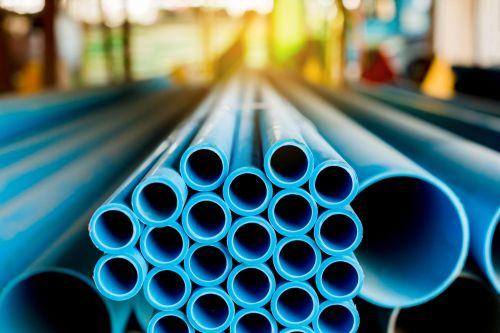
#> input picture day2-assignment/test-images/sample_image2.jpeg, 500 x 333 px, found by its file name
$ jupyter execute circle-detector-nb-playground.ipynb
#> lines starting #> are read from the running program, lines starting #| are printed output that depends on the picture; after the words box and inside, x2 and y2 are one past the last pixel; in counts of white or black regions, pixels touching at a corner belong together
[cell 1]
import cv2
import matplotlib.pyplot as plt
import numpy as np
import os
import tkinter as tk
from tkinter import filedialog, ttk

[cell 2]
input_dir = 'test-images'
output_dir = 'results'

[cell 3]
def preprocess_image(image_path):
    ## load and preprocess image for circle detection
    img = cv2.imread(image_path)
    gray = cv2.cvtColor(img, cv2.COLOR_BGR2GRAY)
    gray = cv2.GaussianBlur(gray, (9, 9), 1.5) # third is the sigma value

    return img, gray

[cell 4]
def plot_image(img, output):
    plt.subplot(1,2,1)
    plt.imshow(cv2.cvtColor(img, cv2.COLOR_BGR2RGB))
    plt.axis('off')
    plt.title('Image')
    plt.subplot(1,2,2)
    plt.imshow(cv2.cvtColor(output, cv2.COLOR_BGR2RGB))
    plt.axis('off')
    plt.title('Detected Circles')
    plt.show()

[cell 5]
def detect_circles(gray,param1=100, param2=30, auto_params=False):
    ## detect circles using HoughCircles
    ## auto detect param1 and param2 based on image properties
    ## brute force algorithm to find optimal param1 and param2:
    if auto_params:
        for param1 in range(50, 151, 20):
            for param2 in range(20, 101, 10):
                circles = cv2.HoughCircles(gray,
                                           cv2.HOUGH_GRADIENT,
                                           dp=1,
                                           minDist=20,
                                           param1=param1,
                                           param2=param2,
                                           minRadius=0,
                                           maxRadius=0)


    circles = cv2.HoughCircles(gray,
                               cv2.HOUGH_GRADIENT,
                               dp=1,
                               minDist=5,
                               param1=param1,
                               param2=param2,
                               minRadius=10,
                               maxRadius=100)
    return circles[0] if circles is not None else []

### Canny Edge Detection
>  Hough Transform uses Canny Edge Detection

The Canny edge detection algorithm can be broken down into 5 steps:

- Step 1: Smooth the image using a Gaussian filter to remove high frequency noise.
- Step 2: Compute the gradient intensity representations of the image.
- Step 3: Apply non-maximum suppression to remove “false” responses to to edge detection.
- Step 4: Apply thresholding using a lower and upper boundary on the gradient values.
- Step 5: Track edges using hysteresis by suppressing weak edges that are not connected to strong edges.

[cell 6]
def visualize_circles(img, circles, save_path=None):
    ## draw detected circles on the image
    output = img.copy()
    for (x, y, r) in circles:
        x = int(x)
        y = int(y)
        r = int(r)

        cv2.circle(output, (x, y), r, (0, 255, 0), 4) # circle outline
        cv2.rectangle(output, (x - 5, y - 5), (x + 5, y + 5), (0, 0, 255), -1) # circle center

    if save_path:
        cv2.imwrite(save_path, output)
        print(f"Image with detected circles saved at: {save_path}")

    return output

[cell 7]
def calculate_statistics(circles):
    ## calculate statistics of detected circles

    ## save statistics to a text file
    radii = [r for (x,y,r) in circles]
    if len(radii) == 0:
        return 0, 0, 0
    mean_radius = np.mean(radii)
    min_radius = np.min(radii)
    max_radius = np.max(radii)
    ## returns a dictionary of statistics
    stats = {
        "mean radius": mean_radius,
        "min radius": min_radius,
        "max radius": max_radius,
        "# circles": len(radii),
        ## more statistics


    }
    return stats

[cell 8]
def main():
    img_path = input("Enter the file name of the image: ").strip()
#> the answer given: test-images/sample_image2.jpeg
    if not img_path:
        img_path = 'sample_image2.jpeg' #default image

    img_path = os.path.join(input_dir, img_path)

    img, preprocessed_img = preprocess_image(img_path)
#> in preprocess_image, img is the input picture: shape (333, 500, 3); mean B, G, R 113.8, 112.8, 78.2
#> in preprocess_image, `gray = cv2.cvtColor(img, cv2.COLOR_BGR2GRAY)`:
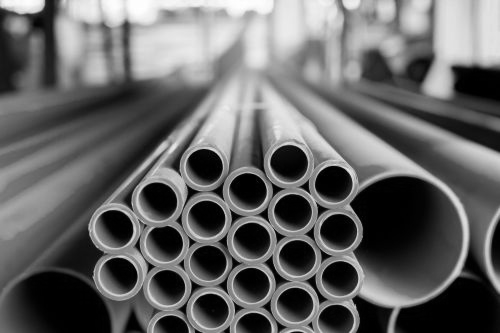
#> gray: shape (333, 500); min 0, max 255, mean 102.6
#> in preprocess_image, `gray = cv2.GaussianBlur(gray, (9, 9), 1.5)`:
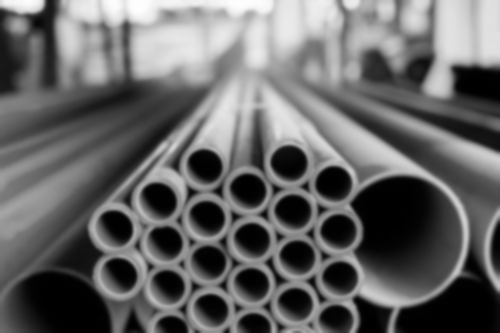
#> gray: shape (333, 500); min 0, max 254, mean 102.6
    circles = detect_circles(preprocessed_img)
#> in detect_circles, `circles = cv2.HoughCircles(gray, cv2.HOUGH_GRADIENT, dp=1, minDist=5, ..`: circles = 331 rows, first 8: [396.5, 239.5, 67.5], [400.5, 236.5, 62.5], [394.5, 228.5, 78.5], [208.5, 204.5, 67.5], [264.5, 165.5, 89.5], [392.5, 235.5, 69.5], [392.5, 243.5, 79.6], [257.5, 169.5, 70.8]
    output = visualize_circles(img, detect_circles(preprocessed_img), save_path = os.path.join(output_dir,'circles_' + os.path.basename(img_path)))
#> the loop in visualize_circles, `for (x, y, r) in circles:` made 331 passes
#> (x, y, r) on passes 1 to 3: (396, 239, 67), (400, 236, 62), (394, 228, 78)
#> after the loop in visualize_circles, `for (x, y, r) in circles:`:
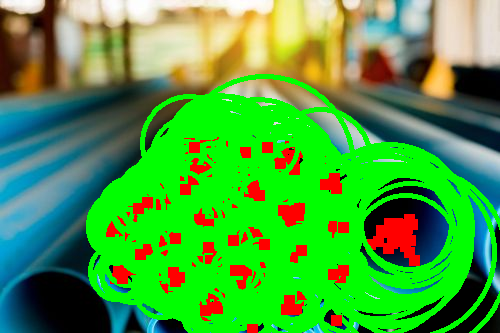
#> output: shape (333, 500, 3); mean B, G, R 59.3, 162, 73.5
    plot_image(img, output)
#> in plot_image, `plt.show()`:
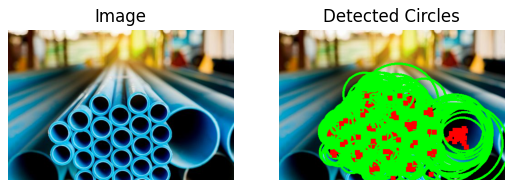
#> figure drawn by matplotlib, 2 panels

    # write statistics to a text file
    stats = calculate_statistics(circles)
#> in calculate_statistics, `radii = [r for (x,y,r) in circles]`: radii = 331 values, max 93.8 at index 37, min 15.8 at index 290, mean 37.42
#> in calculate_statistics, `mean_radius = np.mean(radii)`: mean_radius = 37.42
#> in calculate_statistics, `min_radius = np.min(radii)`: min_radius = 15.8
#> in calculate_statistics, `max_radius = np.max(radii)`: max_radius = 93.8
#> in calculate_statistics, `stats = { "mean radius": mean_radius, "min radius": min_radius, "max r..`: stats = {'mean radius': 37.42, 'min radius': 15.8, 'max radius': 93.8, '# circles': 331}
    stats_file = os.path.join(output_dir, 'statistics.txt')
    with open(stats_file, 'a') as f:
        f.write(f"Image: {os.path.basename(img_path)}\n")
        for key, value in stats.items():
            f.write(f"{key}: {value}\n")
#> this loop made 4 passes
#> (key, value) on passes 1 to 4: ('mean radius', 37.42), ('min radius', 15.8), ('max radius', 93.8), ('# circles', 331)
        f.write("\n")
    print(f"Statistics saved at: {stats_file}")

$ run again, with day2-assignment/test-images/sample_image1.jpeg copied over day2-assignment/test-images/sample_image2.jpeg
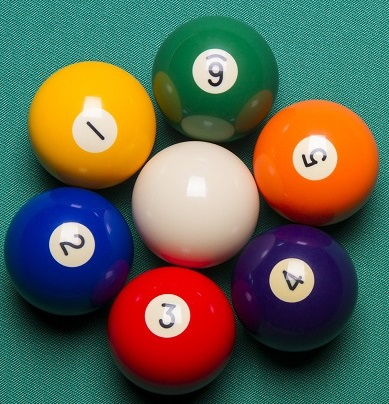
#> input picture day2-assignment/test-images/sample_image1.jpeg, 389 x 404 px, found by its file name
#> in preprocess_image, img is the input picture: shape (404, 389, 3); mean B, G, R 82, 98.9, 95.7
#> in preprocess_image, `gray = cv2.GaussianBlur(gray, (9, 9), 1.5)`:
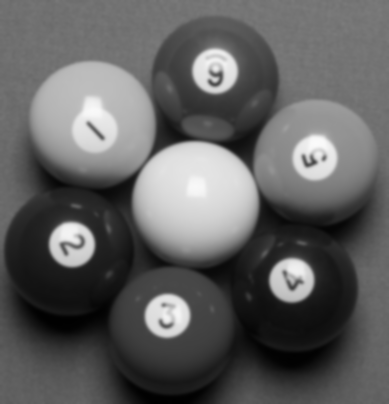
#> gray: shape (404, 389); min 0, max 251, mean 96
#> in detect_circles, `circles = cv2.HoughCircles(gray, cv2.HOUGH_GRADIENT, dp=1, minDist=5, ..`: circles = 23 rows, first 8: [91.5, 123.5, 63], [196.5, 203.5, 62], [314.5, 157.5, 22.1], [315.5, 163.5, 64.1], [215.5, 78.5, 62.8], [189.5, 198.5, 70.5], [214.5, 70.5, 23], [87.5, 126.5, 67.7]
#> the loop in visualize_circles, `for (x, y, r) in circles:` made 23 passes
#> (x, y, r) on passes 1 to 8: (91, 123, 63), (196, 203, 62), (314, 157, 22), (315, 163, 64), (215, 78, 62), (189, 198, 70), (214, 70, 23), (87, 126, 67)
#> in plot_image, `plt.show()`:
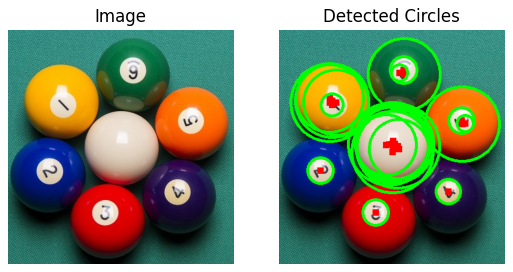
#> figure drawn by matplotlib, 2 panels
#> radii = [63, 62, 22.1, 64.1, 62.8, 70.5, 23, 67.7, 58, 22.1, 22.1, 21.8, 70.1, 63.3, 67.3, 56.9, 72, 52.4, 66.9, 51.5, 14.9, 19.9, 14.5]
#> mean_radius = 48.21
#> min_radius = 14.5
#> max_radius = 72
#> in calculate_statistics, `stats = { "mean radius": mean_radius, "min radius": min_radius, "max r..`: stats = {'mean radius': 48.21, 'min radius': 14.5, 'max radius': 72, '# circles': 23}
#> the loop in main, `for key, value in stats.items():` made 4 passes
#> (key, value) on passes 1 to 4: ('mean radius', 48.21), ('min radius', 14.5), ('max radius', 72), ('# circles', 23)
